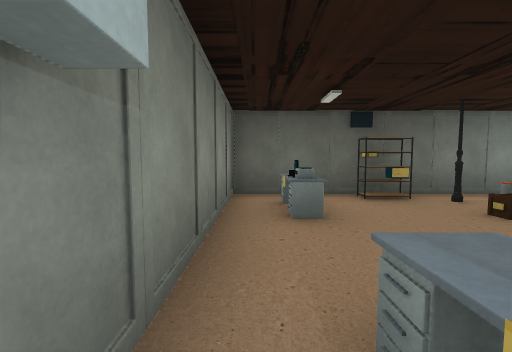
View 1 (above)

17 first-person views from a walk through a scene from a Unity 3-D project. The camera is 1.4 m above the floor, tilts 4° down and sees 90° across. The floor is counted in squares, 2 m on a side. Each view is taken from the middle of a square. On the plan, view 1 faces up. The plan holds only what a view shows up to about 9 squares ahead; the rest is blank. The player character is not drawn. Some animated figures are not drawn. Door leaves are left out, so doorways stand open.

View 2
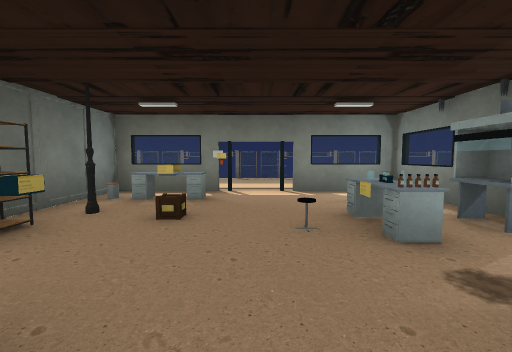

View 3
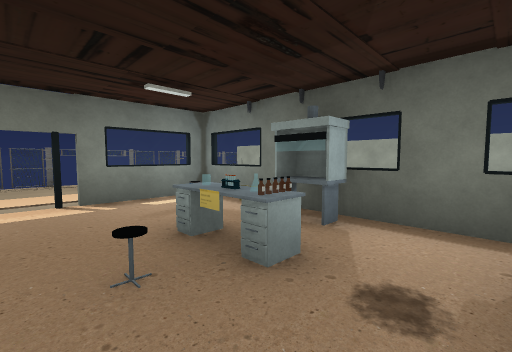

View 4
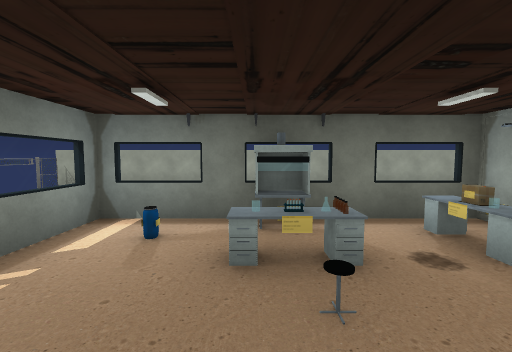

View 5
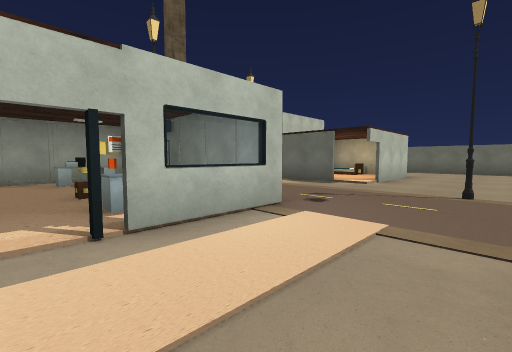

View 6
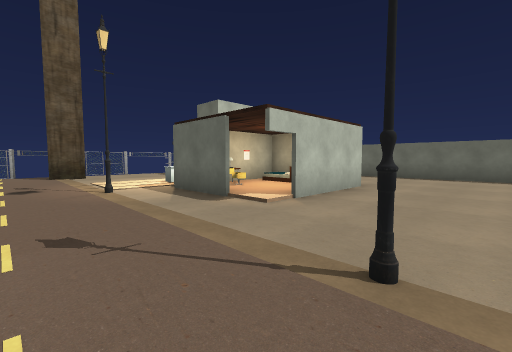

View 7
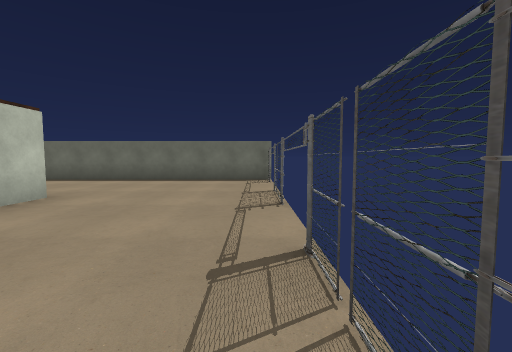

View 8
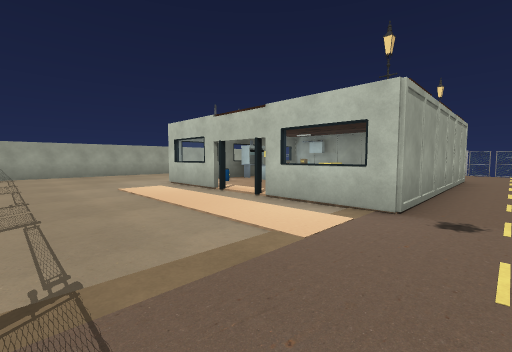

View 9
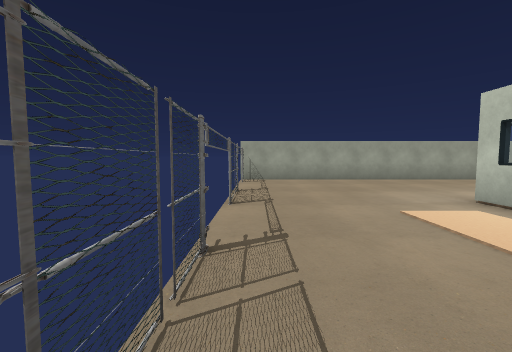

View 10
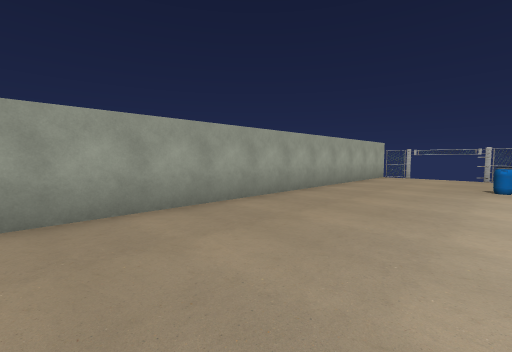

View 11
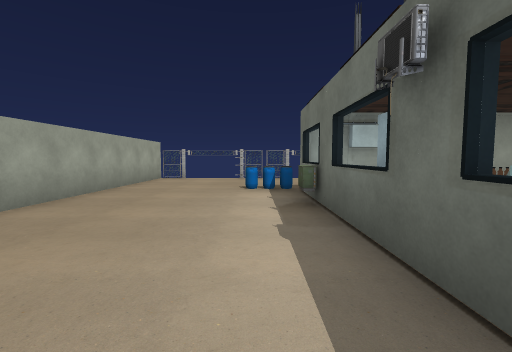

View 12
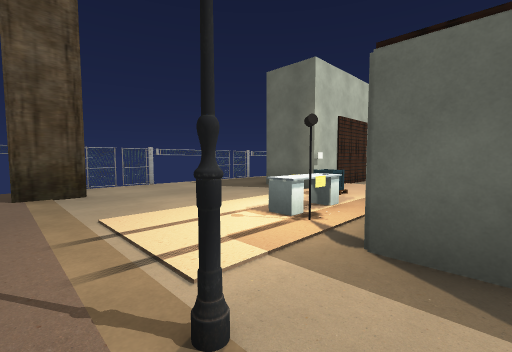

View 13
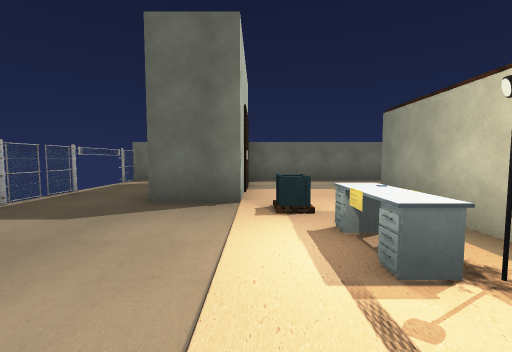

View 14
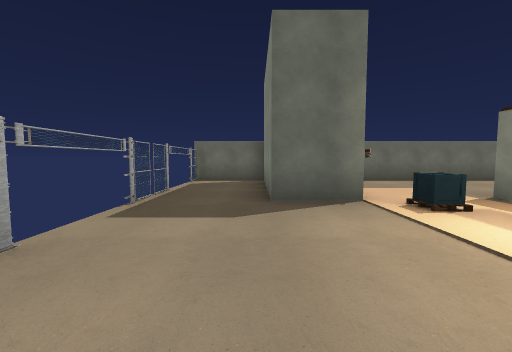

View 15
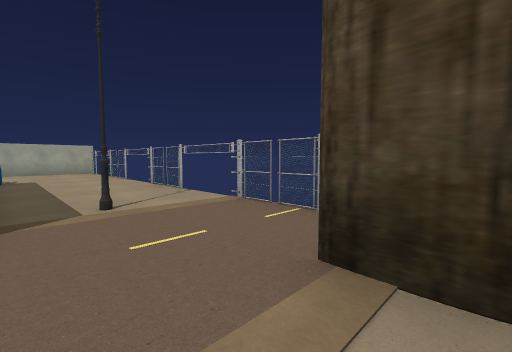

View 16
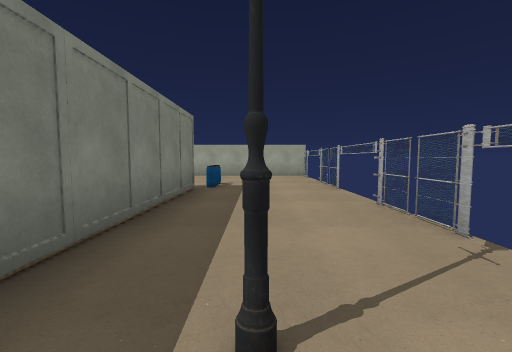

View 17
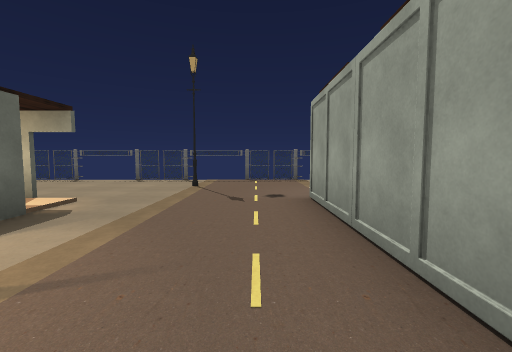

### Floor plan
Key: @ floor where view 1 was taken; # wall or solid block; . floor; / step, stairs or slope; D open door; = window, fence, low wall or low ledge; ^ raised ledge; O other object.
Columns run from 4 left of view 1 to 10 right of it. Each row starts with its distance up from view 1.
 17 ###############
 16 #..#..........#
 15 #..#..........#
 14 #..#..........#
 13 #..#..........#
 12 #..#O.##O#....#
 11 #.....#==#....#
 10 #....^##.#....#
  9 #....O.##.....#
  8 ##....O....OO.#
  7 ##............#
  6 #.............#
  5 #..###O###....#
  4 #.O#.^OO =....#
  3 #..#.=./ O....#
  2 #..#.....DD...#
  1 #..#.#OO.#....#
  0 #..#@OO#O=....#
 -1 #..#======....#
 -2 #..=..........#
 -3 #.............#
 -4 #.............#
 -5 #.............#
 -6 ###############

Where each view was taken, in squares from view 1:
view 1: 0 up, 0 right, facing up
view 2: 2 up, 0 right, facing right
view 3: 2 up, 1 right, facing down-right
view 4: 3 up, 3 right, facing down
view 5: 2 up, 8 right, facing up-left
view 6: 6 up, 8 right, facing up-left
view 7: 8 up, 9 right, facing up
view 8: 6 up, 9 right, facing down-left
view 9: 3 up, 9 right, facing down
view 10: 2 down, 6 right, facing down-left
view 11: 2 down, 5 right, facing left
view 12: 7 up, 3 right, facing up-left
view 13: 8 up, 0 right, facing up
view 14: 8 up, 2 left, facing up
view 15: 8 up, 1 left, facing down-left
view 16: 5 up, 2 left, facing down
view 17: 6 up, 1 right, facing right
